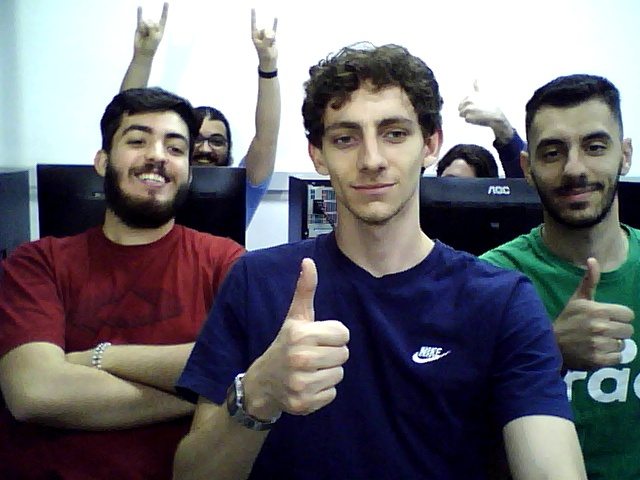
//> input picture lab3/2_b/image.jpg, 640 x 480 px
$ ./detector_canny   (built with g++ and OpenCV 4)
//> lines starting //> are read from the running program, lines starting //| are printed output that depends on the picture
#include "opencv2/imgproc.hpp"
#include "opencv2/highgui.hpp"
#include <iostream>

using namespace cv;

Mat src, src_gray;
Mat dst, detected_edges;

int lowThreshold = 0;
const int max_lowThreshold = 100;
const int ratio = 3;
const int kernel_size = 3;
const char* window_name = "Edge Map";

static void CannyThreshold(int, void*)
{
	blur( src_gray, detected_edges, Size(3,3) );

	Canny( detected_edges, detected_edges, lowThreshold, lowThreshold*ratio, kernel_size );

	dst = Scalar::all(0);

	src.copyTo( dst, detected_edges);

	imshow( window_name, dst );
}


int main( int argc, char** argv )
{
	const char* filename = argc >= 2 ? argv[1] : "image.jpg";

	src = imread(samples::findFile(filename), IMREAD_COLOR);
//> src is the input picture: 480 rows x 640 cols, CV_8UC3; mean B, G, R 112.2, 106.2, 108

	if( src.empty() )
	{
	std::cout << "Could not open or find the image!\n" << std::endl;
	std::cout << "Usage: " << argv[0] << " <Input image>" << std::endl;
	return -1;
	}

	dst.create( src.size(), src.type() );

	cvtColor( src, src_gray, COLOR_BGR2GRAY );
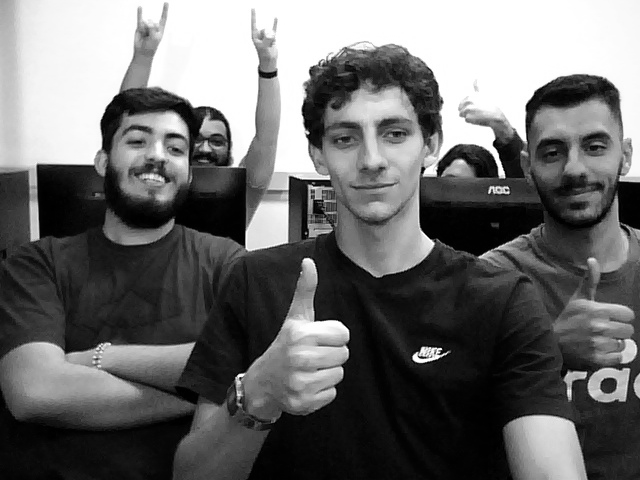
//> src_gray: 480 rows x 640 cols, CV_8UC1; min 0, max 255, mean 107.4

	namedWindow( window_name, WINDOW_AUTOSIZE );

	createTrackbar( "Min Threshold:", window_name, &lowThreshold, max_lowThreshold, CannyThreshold );

	CannyThreshold(0, 0);
//> in CannyThreshold, `Canny( detected_edges, detected_edges, lowThreshold, lowThreshold*rati..`:
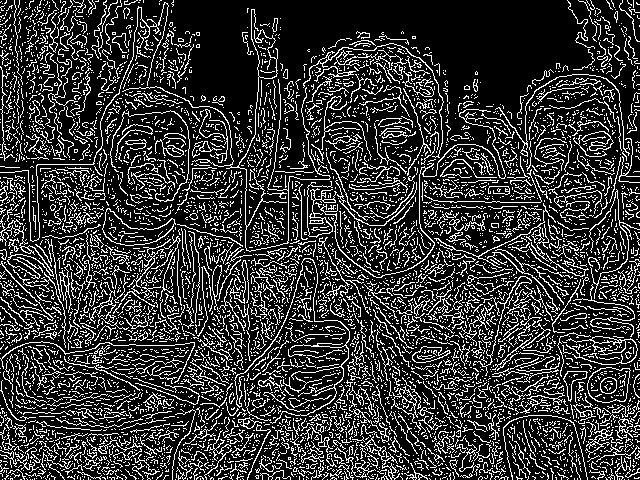
//> detected_edges: 480 rows x 640 cols, CV_8UC1; 21.1% white in thin lines or dots
//> in CannyThreshold, `src.copyTo( dst, detected_edges);`:
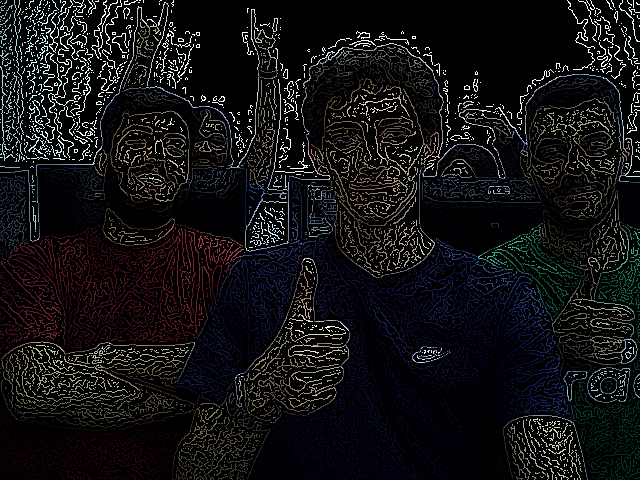
//> dst: 480 rows x 640 cols, CV_8UC3; mean B, G, R 19.4, 17.7, 18.2

	waitKey(0);

	return 0;
}
